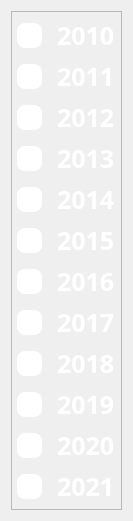
                         <widget class="QWidget" name="year_title">
                          <property name="geometry">
                           <rect>
                            <x>0</x>
                            <y>0</y>
                            <width>132</width>
                            <height>443</height>
                           </rect>
                          </property>
                          <attribute name="label">
                           <string>YEAR</string>
                          </attribute>
                          <layout class="QVBoxLayout" name="verticalLayout_8">
                           <item>
                            <widget class="QFrame" name="year_frame">
                             <property name="frameShape">
                              <enum>QFrame::StyledPanel</enum>
                             </property>
                             <property name="frameShadow">
                              <enum>QFrame::Raised</enum>
                             </property>
                             <layout class="QVBoxLayout" name="verticalLayout_11">
                              <property name="spacing">
                               <number>5</number>
                              </property>
                              <property name="leftMargin">
                               <number>5</number>
                              </property>
                              <property name="topMargin">
                               <number>5</number>
                              </property>
                              <property name="rightMargin">
                               <number>5</number>
                              </property>
                              <property name="bottomMargin">
                               <number>5</number>
                              </property>
                              <item>
                               <widget class="QCheckBox" name="year_check">
                                <property name="cursor">
                                 <cursorShape>PointingHandCursor</cursorShape>
                                </property>
                                <property name="styleSheet">
                                 <string notr="true">QCheckBox::indicator{ 
	width:25px;
	height:25px; 
	background-color:white;
	border-radius: 8px; 
}

QCheckBox {
	font-size: 25px;
	spacing:15px;
	color:white;
	font-weight:bold;
	font-family: Open Sans; 
}

QCheckBox::indicator:unchecked {
	background-color: white;
}

QCheckBox::indicator:checked {
	background-color:rgb(255, 108, 235)
}</string>
                                </property>
                                <property name="text">
                                 <string>2010</string>
                                </property>
                                <attribute name="buttonGroup">
                                 <string notr="true">buttonGroup</string>
                                </attribute>
                               </widget>
                              </item>
                              <item>
                               <widget class="QCheckBox" name="year_check1">
                                <property name="cursor">
                                 <cursorShape>PointingHandCursor</cursorShape>
                                </property>
                                <property name="styleSheet">
                                 <string notr="true">QCheckBox::indicator{ 
	width:25px;
	height:25px; 
	background-color:white;
	border-radius: 8px; 
}

QCheckBox {
	font-size: 25px;
	spacing:15px;
	color:white;
	font-weight:bold;
	font-family: Open Sans; 
}

QCheckBox::indicator:unchecked {
	background-color: white;
}

QCheckBox::indicator:checked {
	background-color:rgb(255, 108, 235)
}</string>
                                </property>
                                <property name="text">
                                 <string>2011</string>
                                </property>
                                <attribute name="buttonGroup">
                                 <string notr="true">buttonGroup</string>
                                </attribute>
                               </widget>
                              </item>
                              <item>
                               <widget class="QCheckBox" name="year_check2">
                                <property name="cursor">
                                 <cursorShape>PointingHandCursor</cursorShape>
                                </property>
                                <property name="styleSheet">
                                 <string notr="true">QCheckBox::indicator{ 
	width:25px;
	height:25px; 
	background-color:white;
	border-radius: 8px; 
}

QCheckBox {
	font-size: 25px;
	spacing:15px;
	color:white;
	font-weight:bold;
	font-family: Open Sans; 
}

QCheckBox::indicator:unchecked {
	background-color: white;
}

QCheckBox::indicator:checked {
	background-color:rgb(255, 108, 235)
}</string>
                                </property>
                                <property name="text">
                                 <string>2012</string>
                                </property>
                                <attribute name="buttonGroup">
                                 <string notr="true">buttonGroup</string>
                                </attribute>
                               </widget>
                              </item>
                              <item>
                               <widget class="QCheckBox" name="year_check3">
                                <property name="cursor">
                                 <cursorShape>PointingHandCursor</cursorShape>
                                </property>
                                <property name="styleSheet">
                                 <string notr="true">QCheckBox::indicator{ 
	width:25px;
	height:25px; 
	background-color:white;
	border-radius: 8px; 
}

QCheckBox {
	font-size: 25px;
	spacing:15px;
	color:white;
	font-weight:bold;
	font-family: Open Sans; 
}

QCheckBox::indicator:unchecked {
	background-color: white;
}

QCheckBox::indicator:checked {
	background-color:rgb(255, 108, 235)
}</string>
                                </property>
                                <property name="text">
                                 <string>2013</string>
                                </property>
                                <attribute name="buttonGroup">
                                 <string notr="true">buttonGroup</string>
                                </attribute>
                               </widget>
                              </item>
                              <item>
                               <widget class="QCheckBox" name="year_check4">
                                <property name="cursor">
                                 <cursorShape>PointingHandCursor</cursorShape>
                                </property>
                                <property name="styleSheet">
                                 <string notr="true">QCheckBox::indicator{ 
	width:25px;
	height:25px; 
	background-color:white;
	border-radius: 8px; 
}

QCheckBox {
	font-size: 25px;
	spacing:15px;
	color:white;
	font-weight:bold;
	font-family: Open Sans; 
}

QCheckBox::indicator:unchecked {
	background-color: white;
}

QCheckBox::indicator:checked {
	background-color:rgb(255, 108, 235)
}</string>
                                </property>
                                <property name="text">
                                 <string>2014</string>
                                </property>
                                <attribute name="buttonGroup">
                                 <string notr="true">buttonGroup</string>
                                </attribute>
                               </widget>
                              </item>
                              <item>
                               <widget class="QCheckBox" name="year_check5">
                                <property name="cursor">
                                 <cursorShape>PointingHandCursor</cursorShape>
                                </property>
                                <property name="styleSheet">
                                 <string notr="true">QCheckBox::indicator{ 
	width:25px;
	height:25px; 
	background-color:white;
	border-radius: 8px; 
}

QCheckBox {
	font-size: 25px;
	spacing:15px;
	color:white;
	font-weight:bold;
	font-family: Open Sans; 
}

QCheckBox::indicator:unchecked {
	background-color: white;
}

QCheckBox::indicator:checked {
	background-color:rgb(255, 108, 235)
}</string>
                                </property>
                                <property name="text">
                                 <string>2015</string>
                                </property>
                                <attribute name="buttonGroup">
                                 <string notr="true">buttonGroup</string>
                                </attribute>
                               </widget>
                              </item>
                              <item>
                               <widget class="QCheckBox" name="year_check6">
                                <property name="cursor">
                                 <cursorShape>PointingHandCursor</cursorShape>
                                </property>
                                <property name="styleSheet">
                                 <string notr="true">QCheckBox::indicator{ 
	width:25px;
	height:25px; 
	background-color:white;
	border-radius: 8px; 
}

QCheckBox {
	font-size: 25px;
	spacing:15px;
	color:white;
	font-weight:bold;
	font-family: Open Sans; 
}

QCheckBox::indicator:unchecked {
	background-color: white;
}

QCheckBox::indicator:checked {
	background-color:rgb(255, 108, 235)
}</string>
                                </property>
                                <property name="text">
                                 <string>2016</string>
                                </property>
                                <attribute name="buttonGroup">
                                 <string notr="true">buttonGroup</string>
                                </attribute>
                               </widget>
                              </item>
                              <item>
                               <widget class="QCheckBox" name="year_check7">
                                <property name="cursor">
                                 <cursorShape>PointingHandCursor</cursorShape>
                                </property>
                                <property name="styleSheet">
                                 <string notr="true">QCheckBox::indicator{ 
	width:25px;
	height:25px; 
	background-color:white;
	border-radius: 8px; 
}

QCheckBox {
	font-size: 25px;
	spacing:15px;
	color:white;
	font-weight:bold;
	font-family: Open Sans; 
}

QCheckBox::indicator:unchecked {
	background-color: white;
}

QCheckBox::indicator:checked {
	background-color:rgb(255, 108, 235)
}</string>
                                </property>
                                <property name="text">
                                 <string>2017</string>
                                </property>
                                <attribute name="buttonGroup">
                                 <string notr="true">buttonGroup</string>
                                </attribute>
                               </widget>
                              </item>
                              <item>
                               <widget class="QCheckBox" name="year_check8">
                                <property name="cursor">
                                 <cursorShape>PointingHandCursor</cursorShape>
                                </property>
                                <property name="styleSheet">
                                 <string notr="true">QCheckBox::indicator{ 
	width:25px;
	height:25px; 
	background-color:white;
	border-radius: 8px; 
}

QCheckBox {
	font-size: 25px;
	spacing:15px;
	color:white;
	font-weight:bold;
	font-family: Open Sans; 
}

QCheckBox::indicator:unchecked {
	background-color: white;
}

QCheckBox::indicator:checked {
	background-color:rgb(255, 108, 235)
}</string>
                                </property>
                                <property name="text">
                                 <string>2018</string>
                                </property>
                                <attribute name="buttonGroup">
                                 <string notr="true">buttonGroup</string>
                                </attribute>
                               </widget>
                              </item>
                              <item>
                               <widget class="QCheckBox" name="year_check9">
                                <property name="cursor">
                                 <cursorShape>PointingHandCursor</cursorShape>
                                </property>
                                <property name="styleSheet">
                                 <string notr="true">QCheckBox::indicator{ 
	width:25px;
	height:25px; 
	background-color:white;
	border-radius: 8px; 
}

QCheckBox {
	font-size: 25px;
	spacing:15px;
	color:white;
	font-weight:bold;
	font-family: Open Sans; 
}

QCheckBox::indicator:unchecked {
	background-color: white;
}

QCheckBox::indicator:checked {
	background-color:rgb(255, 108, 235)
}</string>
                                </property>
                                <property name="text">
                                 <string>2019</string>
                                </property>
                                <attribute name="buttonGroup">
                                 <string notr="true">buttonGroup</string>
                                </attribute>
                               </widget>
                              </item>
                              <item>
                               <widget class="QCheckBox" name="year_check10">
                                <property name="cursor">
                                 <cursorShape>PointingHandCursor</cursorShape>
                                </property>
                                <property name="styleSheet">
                                 <string notr="true">QCheckBox::indicator{ 
	width:25px;
	height:25px; 
	background-color:white;
	border-radius: 8px; 
}

QCheckBox {
	font-size: 25px;
	spacing:15px;
	color:white;
	font-weight:bold;
	font-family: Open Sans; 
}

QCheckBox::indicator:unchecked {
	background-color: white;
}

QCheckBox::indicator:checked {
	background-color:rgb(255, 108, 235)
}</string>
                                </property>
                                <property name="text">
                                 <string>2020</string>
                                </property>
                                <attribute name="buttonGroup">
                                 <string notr="true">buttonGroup</string>
                                </attribute>
                               </widget>
                              </item>
                              <item>
                               <widget class="QCheckBox" name="year_check11">
                                <property name="cursor">
                                 <cursorShape>PointingHandCursor</cursorShape>
                                </property>
                                <property name="styleSheet">
                                 <string notr="true">QCheckBox::indicator{ 
	width:25px;
	height:25px; 
	background-color:white;
	border-radius: 8px; 
}

QCheckBox {
	font-size: 25px;
	spacing:15px;
	color:white;
	font-weight:bold;
	font-family: Open Sans; 
}

QCheckBox::indicator:unchecked {
	background-color: white;
}

QCheckBox::indicator:checked {
	background-color:rgb(255, 108, 235)
}</string>
                                </property>
                                <property name="text">
                                 <string>2021</string>
                                </property>
                                <attribute name="buttonGroup">
                                 <string notr="true">buttonGroup</string>
                                </attribute>
                               </widget>
                              </item>
                             </layout>
                            </widget>
                           </item>
                          </layout>
                         </widget>
